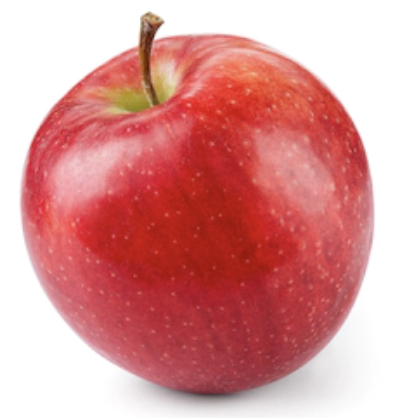
#> input picture DL102/Main Content/Code - Workshop (multi-class)/04. FRUIT INDUSTRY/dataset/freshapples/Screen Shot 2018-06-08 at 5.09.17 PM.png, 396 x 418 px; its folder holds only this picture in this run
$ jupyter execute --allow-errors fruit_industry_mc.ipynb
#> lines starting #> are read from the running program, lines starting #| are printed output that depends on the picture
# 1. Import Libraries

[cell 1]
# !pip install opencv-python

[cell 2]
import numpy as np
import pandas as pd
import matplotlib.pyplot as plt

from glob import glob
from PIL import Image
import cv2
from tqdm.auto import tqdm
from sklearn.model_selection import train_test_split
from sklearn.preprocessing import (
    OrdinalEncoder,
    OneHotEncoder,
    StandardScaler,
    MinMaxScaler
)
from sklearn.linear_model import LogisticRegression, LogisticRegressionCV
from sklearn.metrics import plot_confusion_matrix, classification_report

import warnings
warnings.filterwarnings('ignore')

np.random.seed(12345)

# 2. Read Data

[cell 3]
classes = ['freshapples', 'freshbanana', 'freshoranges',
           'rottenapples', 'rottenbanana', 'rottenoranges']

[cell 4]
X = np.empty([0, 32*32*3])
y = np.empty([0, 1])

for _class in tqdm(classes):
    img_path = glob('dataset/' + _class + '/*')
    for path in tqdm(img_path):
        img = Image.open(path)
#> img is the input picture: PIL image 396x418 RGBA; mean R, G, B, A 217.3, 147.4, 146.9, 255
        img = img.resize((32, 32))
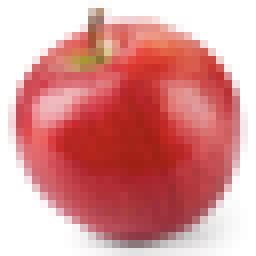
#> img: PIL image 32x32 RGBA (shown 8 times larger); mean R, G, B, A 217.2, 147.1, 146.6, 255
        img = np.array(img)
        if img.shape[2] == 4:
            img = cv2.cvtColor(img, cv2.COLOR_BGRA2BGR)
#> img: shape (32, 32, 3)
        img = img.reshape(1, -1)
        X = np.vstack([X, img])
        y = np.vstack([y, _class])
#> pass 2 of the loop `for _class in tqdm(classes):`:
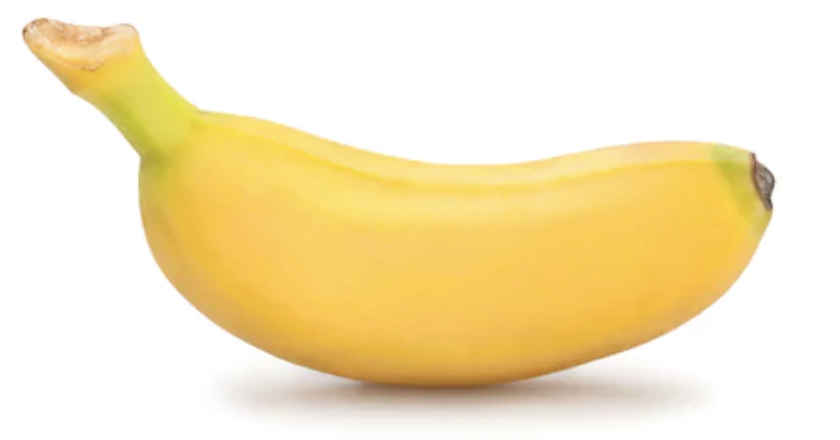
#> input picture DL102/Main Content/Code - Workshop (multi-class)/04. FRUIT INDUSTRY/dataset/freshbanana/Screen Shot 2018-06-12 at 10.00.49 PM.png, 840 x 440 px
#> img is the input picture: PIL image 840x440 RGBA; mean R, G, B, A 246.6, 231.1, 191.4, 255
#> `img = img.resize((32, 32))`:
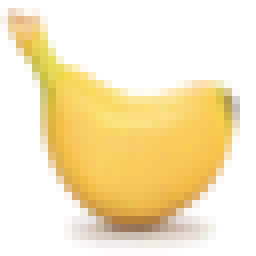
#> img: PIL image 32x32 RGBA (shown 8 times larger); mean R, G, B, A 246.6, 231, 191.1, 255

# ### 3. Clean Data

# 4. Split Dataset into Traning & Test Sets

[cell 5]
X_train, X_test, y_train, y_test = train_test_split(X, y, test_size=0.20, shuffle=True)

# ### 5. Data Preparation

## ### 5.1. Ordinal Encoding

## ### 5.2. One Hot Encoding

## 5.3. Feature Scaling

### 5.3.1. Training Set

[cell 6]
scaler = MinMaxScaler()
X_train_scaled = scaler.fit_transform(X_train)

### 5.3.2. Test Set

[cell 7]
X_test_scaled = scaler.transform(X_test)

# 6. Model Creation

[cell 8]
# [48 lines of commented-out code are left out]

## 6.1. Setting Parameters

[cell 9]
clf = LogisticRegression(penalty='none', class_weight='balanced')

## 6.2. Train Model

#> (a cell that did not finish here is left out)

## 6.3. Model's Weight & Bias

#> (a cell that did not finish here is left out)

#> (a cell that did not finish here is left out)

# 7. Prediction

## 7.1. Training Set

#> (a cell that did not finish here is left out)

## 7.2. Test Set

#> (a cell that did not finish here is left out)

# 8. Model Evaluation

## 8.1. Training Set

### 8.1.1. Confusion Matrix

[cell 15]
fig, ax = plt.subplots(figsize=(6, 6))
plot_confusion_matrix(clf, X_train_scaled, y_train, ax=ax)
#> (this line was passed over: sklearn is not available in this run)
plt.xticks(rotation=90)
plt.show()

### 8.1.2. Scoring

#> (a cell that did not finish here is left out)

#> (a cell that did not finish here is left out)

#> (a cell that did not finish here is left out)

## 8.2. Test Set

### 8.2.1. Confusion Matrix

[cell 19]
fig, ax = plt.subplots(figsize=(6, 6))
plot_confusion_matrix(clf, X_test_scaled, y_test, ax=ax)
#> (this line was passed over: sklearn is not available in this run)
